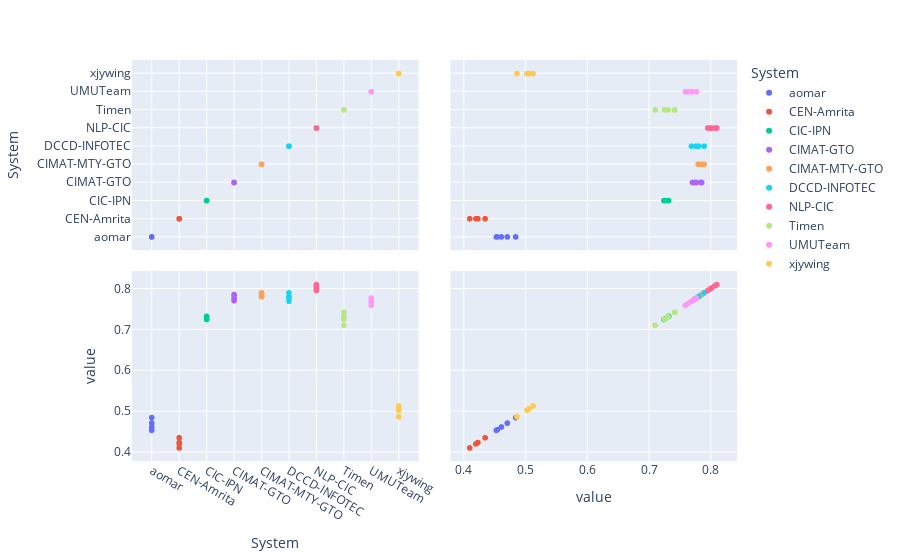
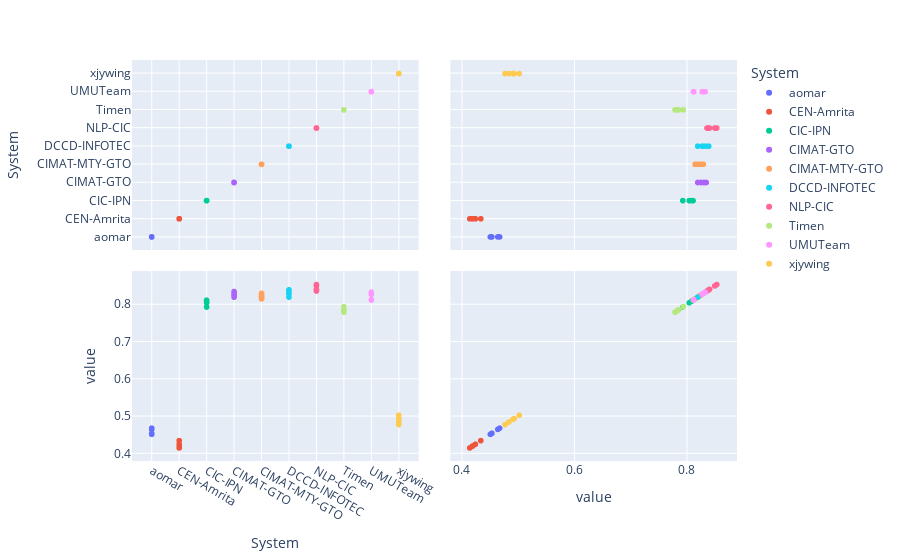
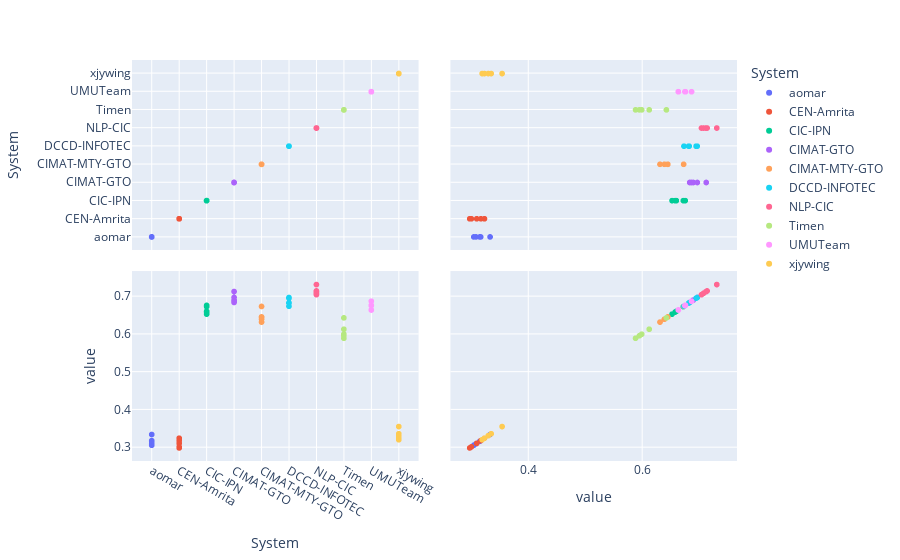

These figures' notebook cell, in order:
### Code cell
import plotly.express as px
#df = px.data.iris()
for df in lista_de_dataframes:
    df1 = pd.DataFrame({ 'System': np.tile(df.columns, len(df)), 'value': df.values.ravel()})
    fig = px.scatter_matrix(df1,
                             color="System")
    fig.show()

### Figure 1 — Plotly figure (JSON) as saved in the notebook; plotly's stock layout.template omitted (floating-point values rounded to 4 significant figures)
{"data": [{"dimensions": [{"axis": {"matches": true}, "label": "System", "values": ["aomar", "aomar", "aomar", "aomar", "aomar"]}, {"axis": {"matches": true}, "label": "value", "values": [0.4549, 0.4534, 0.4711, 0.4616, 0.4846]}], "hovertemplate": "System=aomar<br>%{xaxis.title.text}=%{x}<br>%{yaxis.title.text}=%{y}<extra></extra>", "legendgroup": "aomar", "marker": {"color": "#636efa", "symbol": "circle"}, "name": "aomar", "showlegend": true, "type": "splom"}, {"dimensions": [{"axis": {"matches": true}, "label": "System", "values": ["CEN-Amrita", "CEN-Amrita", "CEN-Amrita", "CEN-Amrita", "CEN-Amrita"]}, {"axis": {"matches": true}, "label": "value", "values": [0.4202, 0.4235, 0.4352, 0.4102, 0.421]}], "hovertemplate": "System=CEN-Amrita<br>%{xaxis.title.text}=%{x}<br>%{yaxis.title.text}=%{y}<extra></extra>", "legendgroup": "CEN-Amrita", "marker": {"color": "#EF553B", "symbol": "circle"}, "name": "CEN-Amrita", "showlegend": true, "type": "splom"}, {"dimensions": [{"axis": {"matches": true}, "label": "System", "values": ["CIC-IPN", "CIC-IPN", "CIC-IPN", "CIC-IPN", "CIC-IPN"]}, {"axis": {"matches": true}, "label": "value", "values": [0.727, 0.7319, 0.7258, 0.7249, 0.7327]}], "hovertemplate": "System=CIC-IPN<br>%{xaxis.title.text}=%{x}<br>%{yaxis.title.text}=%{y}<extra></extra>", "legendgroup": "CIC-IPN", "marker": {"color": "#00cc96", "symbol": "circle"}, "name": "CIC-IPN", "showlegend": true, "type": "splom"}, {"dimensions": [{"axis": {"matches": true}, "label": "System", "values": ["CIMAT-GTO", "CIMAT-GTO", "CIMAT-GTO", "CIMAT-GTO", "CIMAT-GTO"]}, {"axis": {"matches": true}, "label": "value", "values": [0.7775, 0.7755, 0.7712, 0.7843, 0.7861]}], "hovertemplate": "System=CIMAT-GTO<br>%{xaxis.title.text}=%{x}<br>%{yaxis.title.text}=%{y}<extra></extra>", "legendgroup": "CIMAT-GTO", "marker": {"color": "#ab63fa", "symbol": "circle"}, "name": "CIMAT-GTO", "showlegend": true, "type": "splom"}, {"dimensions": [{"axis": {"matches": true}, "label": "System", "values": ["CIMAT-MTY-GTO", "CIMAT-MTY-GTO", "CIMAT-MTY-GTO", "CIMAT-MTY-GTO", "CIMAT-MTY-GTO"]}, {"axis": {"matches": true}, "label": "value", "values": [0.7902, 0.7823, 0.7877, 0.7803, 0.7869]}], "hovertemplate": "System=CIMAT-MTY-GTO<br>%{xaxis.title.text}=%{x}<br>%{yaxis.title.text}=%{y}<extra></extra>", "legendgroup": "CIMAT-MTY-GTO", "marker": {"color": "#FFA15A", "symbol": "circle"}, "name": "CIMAT-MTY-GTO", "showlegend": true, "type": "splom"}, {"dimensions": [{"axis": {"matches": true}, "label": "System", "values": ["DCCD-INFOTEC", "DCCD-INFOTEC", "DCCD-INFOTEC", "DCCD-INFOTEC", "DCCD-INFOTEC"]}, {"axis": {"matches": true}, "label": "value", "values": [0.7695, 0.7901, 0.7768, 0.7802, 0.781]}], "hovertemplate": "System=DCCD-INFOTEC<br>%{xaxis.title.text}=%{x}<br>%{yaxis.title.text}=%{y}<extra></extra>", "legendgroup": "DCCD-INFOTEC", "marker": {"color": "#19d3f3", "symbol": "circle"}, "name": "DCCD-INFOTEC", "showlegend": true, "type": "splom"}, {"dimensions": [{"axis": {"matches": true}, "label": "System", "values": ["NLP-CIC", "NLP-CIC", "NLP-CIC", "NLP-CIC", "NLP-CIC"]}, {"axis": {"matches": true}, "label": "value", "values": [0.8074, 0.8105, 0.7993, 0.802, 0.7958]}], "hovertemplate": "System=NLP-CIC<br>%{xaxis.title.text}=%{x}<br>%{yaxis.title.text}=%{y}<extra></extra>", "legendgroup": "NLP-CIC", "marker": {"color": "#FF6692", "symbol": "circle"}, "name": "NLP-CIC", "showlegend": true, "type": "splom"}, {"dimensions": [{"axis": {"matches": true}, "label": "System", "values": ["Timen", "Timen", "Timen", "Timen", "Timen"]}, {"axis": {"matches": true}, "label": "value", "values": [0.7311, 0.7425, 0.7256, 0.7106, 0.7316]}], "hovertemplate": "System=Timen<br>%{xaxis.title.text}=%{x}<br>%{yaxis.title.text}=%{y}<extra></extra>", "legendgroup": "Timen", "marker": {"color": "#B6E880", "symbol": "circle"}, "name": "Timen", "showlegend": true, "type": "splom"}, {"dimensions": [{"axis": {"matches": true}, "label": "System", "values": ["UMUTeam", "UMUTeam", "UMUTeam", "UMUTeam", "UMUTeam"]}, {"axis": {"matches": true}, "label": "value", "values": [0.7595, 0.7694, 0.7643, 0.7704, 0.7775]}], "hovertemplate": "System=UMUTeam<br>%{xaxis.title.text}=%{x}<br>%{yaxis.title.text}=%{y}<extra></extra>", "legendgroup": "UMUTeam", "marker": {"color": "#FF97FF", "symbol": "circle"}, "name": "UMUTeam", "showlegend": true, "type": "splom"}, {"dimensions": [{"axis": {"matches": true}, "label": "System", "values": ["xjywing", "xjywing", "xjywing", "xjywing", "xjywing"]}, {"axis": {"matches": true}, "label": "value", "values": [0.503, 0.4867, 0.5062, 0.5061, 0.5129]}], "hovertemplate": "System=xjywing<br>%{xaxis.title.text}=%{x}<br>%{yaxis.title.text}=%{y}<extra></extra>", "legendgroup": "xjywing", "marker": {"color": "#FECB52", "symbol": "circle"}, "name": "xjywing", "showlegend": true, "type": "splom"}], "layout": {"dragmode": "select", "legend": {"title": {"text": "System"}, "tracegroupgap": 0}, "margin": {"t": 60}}}

### Figure 2 — Plotly figure (JSON) as saved in the notebook; plotly's stock layout.template omitted (floating-point values rounded to 4 significant figures)
{"data": [{"dimensions": [{"axis": {"matches": true}, "label": "System", "values": ["aomar", "aomar", "aomar", "aomar", "aomar"]}, {"axis": {"matches": true}, "label": "value", "values": [0.4677, 0.4526, 0.454, 0.4512, 0.4645]}], "hovertemplate": "System=aomar<br>%{xaxis.title.text}=%{x}<br>%{yaxis.title.text}=%{y}<extra></extra>", "legendgroup": "aomar", "marker": {"color": "#636efa", "symbol": "circle"}, "name": "aomar", "showlegend": true, "type": "splom"}, {"dimensions": [{"axis": {"matches": true}, "label": "System", "values": ["CEN-Amrita", "CEN-Amrita", "CEN-Amrita", "CEN-Amrita", "CEN-Amrita"]}, {"axis": {"matches": true}, "label": "value", "values": [0.4343, 0.4187, 0.4205, 0.4146, 0.4246]}], "hovertemplate": "System=CEN-Amrita<br>%{xaxis.title.text}=%{x}<br>%{yaxis.title.text}=%{y}<extra></extra>", "legendgroup": "CEN-Amrita", "marker": {"color": "#EF553B", "symbol": "circle"}, "name": "CEN-Amrita", "showlegend": true, "type": "splom"}, {"dimensions": [{"axis": {"matches": true}, "label": "System", "values": ["CIC-IPN", "CIC-IPN", "CIC-IPN", "CIC-IPN", "CIC-IPN"]}, {"axis": {"matches": true}, "label": "value", "values": [0.8094, 0.8049, 0.7934, 0.8099, 0.8117]}], "hovertemplate": "System=CIC-IPN<br>%{xaxis.title.text}=%{x}<br>%{yaxis.title.text}=%{y}<extra></extra>", "legendgroup": "CIC-IPN", "marker": {"color": "#00cc96", "symbol": "circle"}, "name": "CIC-IPN", "showlegend": true, "type": "splom"}, {"dimensions": [{"axis": {"matches": true}, "label": "System", "values": ["CIMAT-GTO", "CIMAT-GTO", "CIMAT-GTO", "CIMAT-GTO", "CIMAT-GTO"]}, {"axis": {"matches": true}, "label": "value", "values": [0.8255, 0.8268, 0.82, 0.8314, 0.8351]}], "hovertemplate": "System=CIMAT-GTO<br>%{xaxis.title.text}=%{x}<br>%{yaxis.title.text}=%{y}<extra></extra>", "legendgroup": "CIMAT-GTO", "marker": {"color": "#ab63fa", "symbol": "circle"}, "name": "CIMAT-GTO", "showlegend": true, "type": "splom"}, {"dimensions": [{"axis": {"matches": true}, "label": "System", "values": ["CIMAT-MTY-GTO", "CIMAT-MTY-GTO", "CIMAT-MTY-GTO", "CIMAT-MTY-GTO", "CIMAT-MTY-GTO"]}, {"axis": {"matches": true}, "label": "value", "values": [0.825, 0.8191, 0.8154, 0.8218, 0.8301]}], "hovertemplate": "System=CIMAT-MTY-GTO<br>%{xaxis.title.text}=%{x}<br>%{yaxis.title.text}=%{y}<extra></extra>", "legendgroup": "CIMAT-MTY-GTO", "marker": {"color": "#FFA15A", "symbol": "circle"}, "name": "CIMAT-MTY-GTO", "showlegend": true, "type": "splom"}, {"dimensions": [{"axis": {"matches": true}, "label": "System", "values": ["DCCD-INFOTEC", "DCCD-INFOTEC", "DCCD-INFOTEC", "DCCD-INFOTEC", "DCCD-INFOTEC"]}, {"axis": {"matches": true}, "label": "value", "values": [0.82, 0.8397, 0.8278, 0.8346, 0.8296]}], "hovertemplate": "System=DCCD-INFOTEC<br>%{xaxis.title.text}=%{x}<br>%{yaxis.title.text}=%{y}<extra></extra>", "legendgroup": "DCCD-INFOTEC", "marker": {"color": "#19d3f3", "symbol": "circle"}, "name": "DCCD-INFOTEC", "showlegend": true, "type": "splom"}, {"dimensions": [{"axis": {"matches": true}, "label": "System", "values": ["NLP-CIC", "NLP-CIC", "NLP-CIC", "NLP-CIC", "NLP-CIC"]}, {"axis": {"matches": true}, "label": "value", "values": [0.8365, 0.8539, 0.8392, 0.8502, 0.841]}], "hovertemplate": "System=NLP-CIC<br>%{xaxis.title.text}=%{x}<br>%{yaxis.title.text}=%{y}<extra></extra>", "legendgroup": "NLP-CIC", "marker": {"color": "#FF6692", "symbol": "circle"}, "name": "NLP-CIC", "showlegend": true, "type": "splom"}, {"dimensions": [{"axis": {"matches": true}, "label": "System", "values": ["Timen", "Timen", "Timen", "Timen", "Timen"]}, {"axis": {"matches": true}, "label": "value", "values": [0.7842, 0.7861, 0.7797, 0.7829, 0.7943]}], "hovertemplate": "System=Timen<br>%{xaxis.title.text}=%{x}<br>%{yaxis.title.text}=%{y}<extra></extra>", "legendgroup": "Timen", "marker": {"color": "#B6E880", "symbol": "circle"}, "name": "Timen", "showlegend": true, "type": "splom"}, {"dimensions": [{"axis": {"matches": true}, "label": "System", "values": ["UMUTeam", "UMUTeam", "UMUTeam", "UMUTeam", "UMUTeam"]}, {"axis": {"matches": true}, "label": "value", "values": [0.8131, 0.8301, 0.8122, 0.8278, 0.8333]}], "hovertemplate": "System=UMUTeam<br>%{xaxis.title.text}=%{x}<br>%{yaxis.title.text}=%{y}<extra></extra>", "legendgroup": "UMUTeam", "marker": {"color": "#FF97FF", "symbol": "circle"}, "name": "UMUTeam", "showlegend": true, "type": "splom"}, {"dimensions": [{"axis": {"matches": true}, "label": "System", "values": ["xjywing", "xjywing", "xjywing", "xjywing", "xjywing"]}, {"axis": {"matches": true}, "label": "value", "values": [0.5025, 0.4773, 0.4934, 0.4842, 0.4915]}], "hovertemplate": "System=xjywing<br>%{xaxis.title.text}=%{x}<br>%{yaxis.title.text}=%{y}<extra></extra>", "legendgroup": "xjywing", "marker": {"color": "#FECB52", "symbol": "circle"}, "name": "xjywing", "showlegend": true, "type": "splom"}], "layout": {"dragmode": "select", "legend": {"title": {"text": "System"}, "tracegroupgap": 0}, "margin": {"t": 60}}}

### Figure 3 — Plotly figure (JSON) as saved in the notebook; plotly's stock layout.template omitted (floating-point values rounded to 4 significant figures)
{"data": [{"dimensions": [{"axis": {"matches": true}, "label": "System", "values": ["aomar", "aomar", "aomar", "aomar", "aomar"]}, {"axis": {"matches": true}, "label": "value", "values": [0.3157, 0.3052, 0.309, 0.3338, 0.3173]}], "hovertemplate": "System=aomar<br>%{xaxis.title.text}=%{x}<br>%{yaxis.title.text}=%{y}<extra></extra>", "legendgroup": "aomar", "marker": {"color": "#636efa", "symbol": "circle"}, "name": "aomar", "showlegend": true, "type": "splom"}, {"dimensions": [{"axis": {"matches": true}, "label": "System", "values": ["CEN-Amrita", "CEN-Amrita", "CEN-Amrita", "CEN-Amrita", "CEN-Amrita"]}, {"axis": {"matches": true}, "label": "value", "values": [0.3103, 0.3009, 0.298, 0.3239, 0.3177]}], "hovertemplate": "System=CEN-Amrita<br>%{xaxis.title.text}=%{x}<br>%{yaxis.title.text}=%{y}<extra></extra>", "legendgroup": "CEN-Amrita", "marker": {"color": "#EF553B", "symbol": "circle"}, "name": "CEN-Amrita", "showlegend": true, "type": "splom"}, {"dimensions": [{"axis": {"matches": true}, "label": "System", "values": ["CIC-IPN", "CIC-IPN", "CIC-IPN", "CIC-IPN", "CIC-IPN"]}, {"axis": {"matches": true}, "label": "value", "values": [0.6533, 0.6608, 0.6587, 0.6731, 0.6764]}], "hovertemplate": "System=CIC-IPN<br>%{xaxis.title.text}=%{x}<br>%{yaxis.title.text}=%{y}<extra></extra>", "legendgroup": "CIC-IPN", "marker": {"color": "#00cc96", "symbol": "circle"}, "name": "CIC-IPN", "showlegend": true, "type": "splom"}, {"dimensions": [{"axis": {"matches": true}, "label": "System", "values": ["CIMAT-GTO", "CIMAT-GTO", "CIMAT-GTO", "CIMAT-GTO", "CIMAT-GTO"]}, {"axis": {"matches": true}, "label": "value", "values": [0.6842, 0.6905, 0.6873, 0.7133, 0.6976]}], "hovertemplate": "System=CIMAT-GTO<br>%{xaxis.title.text}=%{x}<br>%{yaxis.title.text}=%{y}<extra></extra>", "legendgroup": "CIMAT-GTO", "marker": {"color": "#ab63fa", "symbol": "circle"}, "name": "CIMAT-GTO", "showlegend": true, "type": "splom"}, {"dimensions": [{"axis": {"matches": true}, "label": "System", "values": ["CIMAT-MTY-GTO", "CIMAT-MTY-GTO", "CIMAT-MTY-GTO", "CIMAT-MTY-GTO", "CIMAT-MTY-GTO"]}, {"axis": {"matches": true}, "label": "value", "values": [0.6456, 0.6458, 0.6321, 0.6736, 0.6398]}], "hovertemplate": "System=CIMAT-MTY-GTO<br>%{xaxis.title.text}=%{x}<br>%{yaxis.title.text}=%{y}<extra></extra>", "legendgroup": "CIMAT-MTY-GTO", "marker": {"color": "#FFA15A", "symbol": "circle"}, "name": "CIMAT-MTY-GTO", "showlegend": true, "type": "splom"}, {"dimensions": [{"axis": {"matches": true}, "label": "System", "values": ["DCCD-INFOTEC", "DCCD-INFOTEC", "DCCD-INFOTEC", "DCCD-INFOTEC", "DCCD-INFOTEC"]}, {"axis": {"matches": true}, "label": "value", "values": [0.6825, 0.6742, 0.6955, 0.6974, 0.6834]}], "hovertemplate": "System=DCCD-INFOTEC<br>%{xaxis.title.text}=%{x}<br>%{yaxis.title.text}=%{y}<extra></extra>", "legendgroup": "DCCD-INFOTEC", "marker": {"color": "#19d3f3", "symbol": "circle"}, "name": "DCCD-INFOTEC", "showlegend": true, "type": "splom"}, {"dimensions": [{"axis": {"matches": true}, "label": "System", "values": ["NLP-CIC", "NLP-CIC", "NLP-CIC", "NLP-CIC", "NLP-CIC"]}, {"axis": {"matches": true}, "label": "value", "values": [0.705, 0.7085, 0.7148, 0.7318, 0.7124]}], "hovertemplate": "System=NLP-CIC<br>%{xaxis.title.text}=%{x}<br>%{yaxis.title.text}=%{y}<extra></extra>", "legendgroup": "NLP-CIC", "marker": {"color": "#FF6692", "symbol": "circle"}, "name": "NLP-CIC", "showlegend": true, "type": "splom"}, {"dimensions": [{"axis": {"matches": true}, "label": "System", "values": ["Timen", "Timen", "Timen", "Timen", "Timen"]}, {"axis": {"matches": true}, "label": "value", "values": [0.5892, 0.6, 0.6132, 0.6434, 0.596]}], "hovertemplate": "System=Timen<br>%{xaxis.title.text}=%{x}<br>%{yaxis.title.text}=%{y}<extra></extra>", "legendgroup": "Timen", "marker": {"color": "#B6E880", "symbol": "circle"}, "name": "Timen", "showlegend": true, "type": "splom"}, {"dimensions": [{"axis": {"matches": true}, "label": "System", "values": ["UMUTeam", "UMUTeam", "UMUTeam", "UMUTeam", "UMUTeam"]}, {"axis": {"matches": true}, "label": "value", "values": [0.6644, 0.6758, 0.6642, 0.6875, 0.6768]}], "hovertemplate": "System=UMUTeam<br>%{xaxis.title.text}=%{x}<br>%{yaxis.title.text}=%{y}<extra></extra>", "legendgroup": "UMUTeam", "marker": {"color": "#FF97FF", "symbol": "circle"}, "name": "UMUTeam", "showlegend": true, "type": "splom"}, {"dimensions": [{"axis": {"matches": true}, "label": "System", "values": ["xjywing", "xjywing", "xjywing", "xjywing", "xjywing"]}, {"axis": {"matches": true}, "label": "value", "values": [0.3357, 0.3198, 0.3238, 0.3548, 0.3306]}], "hovertemplate": "System=xjywing<br>%{xaxis.title.text}=%{x}<br>%{yaxis.title.text}=%{y}<extra></extra>", "legendgroup": "xjywing", "marker": {"color": "#FECB52", "symbol": "circle"}, "name": "xjywing", "showlegend": true, "type": "splom"}], "layout": {"dragmode": "select", "legend": {"title": {"text": "System"}, "tracegroupgap": 0}, "margin": {"t": 60}}}
